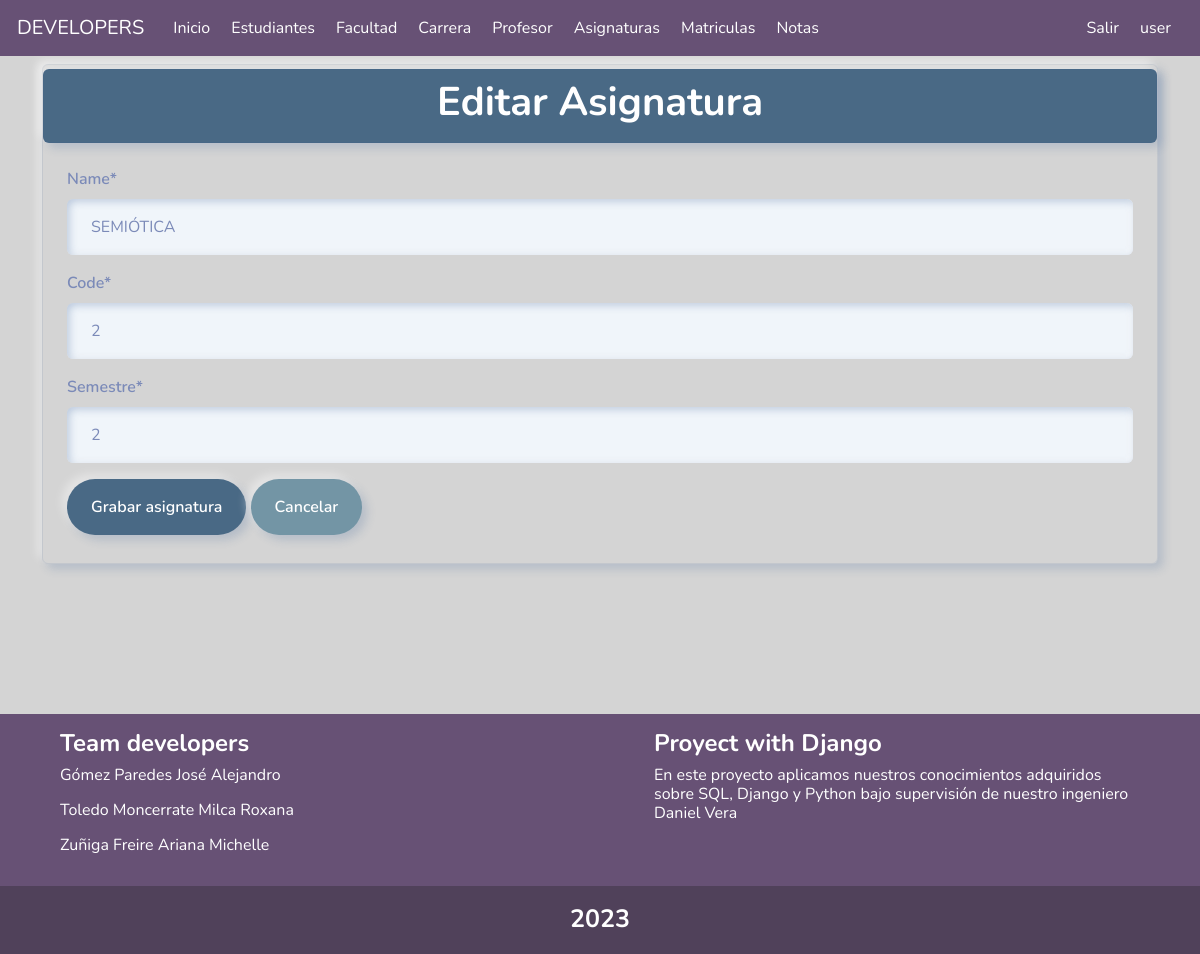
Page /subject/update/9/ (signed in) on the committed database.
### notas/models.py (models this page shows)
class Subject(models.Model):
    name = models.CharField(verbose_name="name", max_length=200)
    code = models.CharField(verbose_name="code", max_length=20)
    semestre = models.IntegerField('semestre', default=1)
    is_active = models.BooleanField(verbose_name="is_active", default=True)
    def __str__(self):
        return f"{self.name}"

### notas/subjects.py (the view, shortened to what this page needs)
@login_required
def update_subject(request, id):
    subject = Subject.objects.filter(id=id).first()
    form = None
    print(subject)
    if request.method == "GET":
        form = SubjectForm(instance=subject)
        context = {'title': 'Editar Asignatura', 'form': form, 'error': ''}
        return render(request, 'asignaturas/create_subject.html', context)

### notas/forms.py
class SubjectForm(ModelForm):
    class Meta:
        model = Subject
        fields = ['name', 'code', 'semestre']

### notas/templates/asignaturas/create_subject.html (shortened to what this page needs)
{% extends "base.html" %}
{% load static %}
{% load crispy_forms_tags %}
{% block content%}
<div class="container">
    <div class="py-1 mt-2 border border-1 shadow rounded ">
        <div class="py-2 border border-1 shadow rounded text-center color">
            <h1 class="fw-bold text-white text-success">{{title}}</h1>
        </div>
        <form method="POST" class="m-4">
            {{form|crispy}}
            <button class="btn color text-white" type="submit">Grabar asignatura</button>
            <a class="btn botones text-white" href="/subject/">Cancelar</a>
        </form>
    </div>
</div>
{% endblock content %}

### notas/templates/base.html (shortened to what this page needs)
<!DOCTYPE html>
<html lang="es">
  <head>
    {% load static%}
    <link rel="stylesheet" href={% static 'css/bootstrap.min.css' %}>
    <link rel="stylesheet" href={% static 'css/estilos.css' %}>
  </head>
  <body class="fondo">
    <div>
        <nav class="navbar navbar-expand-lg " data-bs-theme="dark">
      <div class="container-fluid"  class="navbar">
        <a class="navbar-brand" href="#">DEVELOPERS</a>
        <div class="collapse navbar-collapse" id="navbarColor01">
          <ul class="navbar-nav me-auto">
            <li class="nav-item">
              <a class="nav-link active" href={% url 'home' %}>Inicio
            </li>
            <li class="nav-item">
              <a class="nav-link" href={% url 'students' %}>Estudiantes</a>
            </li>
            <li class="nav-item">
              <a class="nav-link" href={%url 'faculty'%}>Facultad</a>
            </li>
            <li class="nav-item">
              <a class="nav-link" href="{%url 'carrers'%}">Carrera</a>
            </li>
            <li class="nav-item">
              <a class="nav-link" href={% url 'teachers'%}>Profesor</a>
            </li>
            <li class="nav-item">
              <a class="nav-link" href={%url 'subjects'%}>Asignaturas</a>
            </li>
            <li class="nav-item">
              <a class="nav-link" href={%url 'enroll'%}>Matriculas</a>
            </li>
            <li class="nav-item">
              <a class="nav-link" href={%url 'calification'%}>Notas</a>
            </li>
          </ul>
          <ul class="navbar-nav me-right">
            {% if user.is_authenticated %}
              <li class="nav-item">
                <a class="nav-link" href={% url 'logout' %}>Salir</a>
              </li>
              <li class="nav-item nav-link">
                {{user.username}} <img src="{{user.userprofile.photo.url}}" style="width:50px; heigth:50px">
              </li>
            {% else %}
                  <li class="nav-item" ><a class="nav-link" href={% url 'login' %}>Iniciar Sesion</a></li>
            {% endif %}
          </ul>
        </div>
      </div>
    </nav>
    </div>
    {% block content %}
    {% endblock content %}
    {% include 'footer.html' %}
  </body>
</html>

### static/css/estilos.css (style rules this page uses)
.fondo { background-color: rgb(212, 212, 212) }
.navbar { background-color: #675175; text-indent: 5px; }
.nav-link { color: #fff; }
.color { background-color: #496985; }
.botones { background: #7395a5; }

### rows in the picture
Subject: name "SEMIÓTICA", code "2", semestre "2"

### other values in the picture
{{ user.username }} "user"
{{ title }} "Editar Asignatura"
